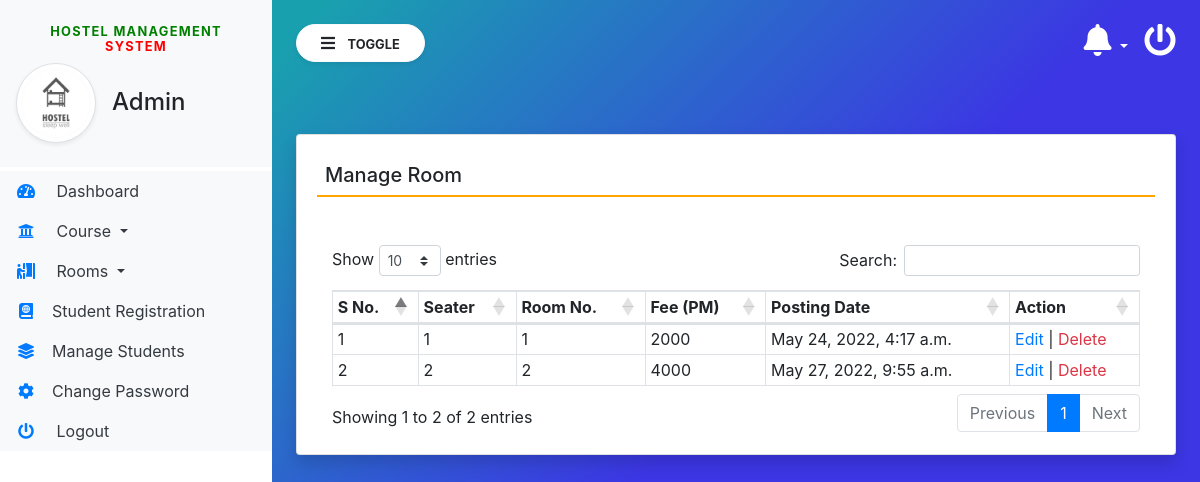
The page /manage_Room (signed in) on the database its author committed.
### hostel/models.py (models this page shows, shortened)
class Rooms(models.Model):
    seater = models.CharField(max_length=100, null=True)
    room_no = models.CharField(max_length=100, null=True)
    fees = models.CharField(max_length=255, null=True)
    posting_date = models.DateTimeField(auto_now_add=True)

### hostel/views.py (the view)
# urls.py: path('manage_Room', manage_Room, name='manage_Room'),
def manage_Room(request):
    if not request.user.is_authenticated:
        return redirect('admin_login')
    room = Rooms.objects.all()
    return render(request, 'manage_Room.html', locals())

### hostel/templates/manage_Room.html
{% extends 'admin_base.html' %}
{% block main  %}
<div class="card shadow mt-5">
    <div class="card-body">
        <h5 class="p-2" style="border-bottom: 2px solid orange;">Manage Room</h5>
        <div class="container-fluid mt-5">
            <table class="table table-bordered table-sm" id="example">
                <thead>
                <tr>
                    <th>S No.</th>
                    <th>Seater</th>
                    <th>Room No.</th>
                    <th>Fee (PM)</th>
                    <th>Posting Date</th>
                    <th>Action</th>
                </tr>
                </thead>
                <tbody>
                  {% for i in room %}
                <tr>
                    <td>{{forloop.counter}}</td>
                    <td>{{i.seater}}</td>
                    <td>{{i.room_no}}</td>
                    <td>{{i.fees}}</td>
                    <td>{{i.posting_date}}</td>
                    <td><a href="{% url 'edit_Room' i.id %}" class="text-primary">Edit</a> |
                        <a href="{% url 'delete_Room' i.id %}" class="text-danger" onclick="return confirm('Are You Sure?')">Delete</a>
                    </td>
                </tr>
                  {% endfor %}
                </tbody>
            </table>
        </div>
    </div>
</div>
{% endblock %}

### hostel/static/css/sidebar.css (style rules this page uses)
body { background-image : linear-gradient(135.9deg,rgb(25, 160, 175) 16.4%,rgb(60, 54, 228) 56.1%); min-height:100vh; }

### rows shown on the page
Rooms: seater "1", room_no "1", fees "2000", posting_date "May 24, 2022, 4:17 a.m."
Rooms: seater "2", room_no "2", fees "4000", posting_date "May 27, 2022, 9:55 a.m."
